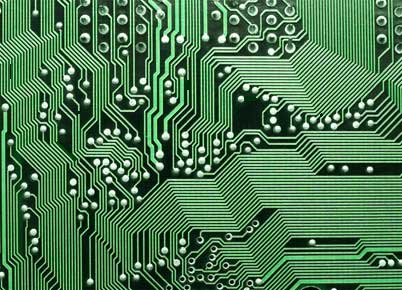
//> input picture ImageProMain/Runner13/Sample/pcb/defect-3.jpg, 402 x 290 px, given in place of 1.jpg, which was not available
$ ./ImageProMain   (built with g++ and OpenCV 4)
//> lines starting //> are read from the running program, lines starting //| are printed output that depends on the picture; pictures that were not available may be replaced by others from this repository, and a replacement may not be noted
//> further down, src is the input picture: 290 rows x 402 cols, CV_8UC3; mean B, G, R 82.7, 122.6, 77.6
### src/ImageProCom.h
#ifndef IMAGEPROCOM_H_
#define IMAGEPORCOM_H_

#define IMAGEPRO_MODEL_EXPORT __declspec(dllimport)

#include "cv.h"
#include <opencv2/opencv.hpp>

using namespace std;
using namespace cv;


#endif

### src/ImageTrans.h
#pragma once
#include "ImageProCom.h"
#include "cv.h"
#include <opencv2/opencv.hpp>

using namespace std;
using namespace  cv;

typedef enum COLOR_SPACE
{
	IMG_COLORSPACE_HSV,
	IMG_COLORSAPCE_LAB,
	IMG_COLORSPACE_HSI,
	IMG_COLORSPACE_BGR,
	IMG_COLORSPACE_BGRA,
	IMG_COLORSPACE_HLS,
	IMG_COLORSPACE_UNSER
};

class IMAGEPRO_MODEL_EXPORT ImageTrans
{
public:
	ImageTrans();
	vector<Mat> getImageColorSplit(Mat& srcMat, int mode/*颜色分离颜色空间*/);
	Mat getTargetImage(Mat& srcmat, int minValue, int maxValue);

	~ImageTrans();
};

### ImagePro/ImageTrans.h
#pragma once
#include "cv.h"
#include <opencv2/opencv.hpp>

using namespace std;

using namespace  cv;

typedef enum COLOR_SPACE
{
	IMG_COLORSPACE_HSV,
	IMG_COLORSPACE_HSI,
	IMG_COLORSPACE_BGR,
	IMG_COLORSPACE_BGRA,
	IMG_COLORSPACE_HLS,
	IMG_COLORSPACE_UNSER
};

class ImageTrans
{
public:
	ImageTrans();
	vector<Mat> getImageColorSplit(Mat& srcMat, int mode/*颜色分离颜色空间*/);
	Mat getTargetImage(Mat& srcmat, int minValue, int maxValue);

	~ImageTrans();
};

### ImageProMain/stdafx.h
// stdafx.h : 标准系统包含文件的包含文件，
// 或是经常使用但不常更改的
// 特定于项目的包含文件
//

#pragma once

#include "targetver.h"

#include <stdio.h>
#include <tchar.h>


// TODO:  在此处引用程序需要的其他头文件

### ImagePro/ImageTrans.cpp
#include "ImageTrans.h"
#include "cv.h"
#include <opencv2/opencv.hpp>

ImageTrans::ImageTrans()
{
}

vector<Mat> ImageTrans::getImageColorSplit(Mat& srcMat, int mode/*颜色分离颜色空间*/)
{
//> called with mode = 0
	vector<Mat> splitImg;
	if (srcMat.empty())
		return splitImg;

	Mat dstMat;
	switch (mode)
	{
	case IMG_COLORSPACE_HSV:
	{
		cv::cvtColor(srcMat, dstMat, CV_BGR2HSV);
//> dstMat: 290 rows x 402 cols, CV_8UC3; mean H, S, V 63.4, 129.5, 122.6
	}
	case IMG_COLORSPACE_HSI:
	{
	}
	case IMG_COLORSPACE_BGR:
	{
	}
	case IMG_COLORSPACE_BGRA:
	{
		cv::cvtColor(srcMat, dstMat, CV_BGR2BGRA);
//> dstMat: 290 rows x 402 cols, CV_8UC4
	}
	case IMG_COLORSPACE_HLS:
	{
		cv::cvtColor(srcMat, dstMat, CV_BGR2HSV);
	}
	default:
		break;
	}

	cv::split(dstMat, splitImg);
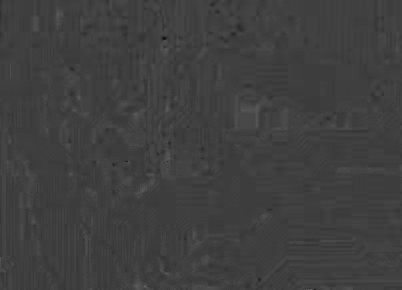
//> splitImg[0]: 290 rows x 402 cols, CV_8UC1; min 13, max 96, mean 63.4
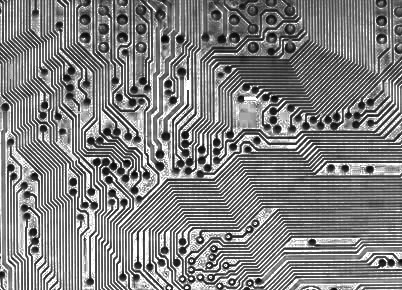
//> splitImg[1]: 290 rows x 402 cols, CV_8UC1; min 2, max 255, mean 129.5
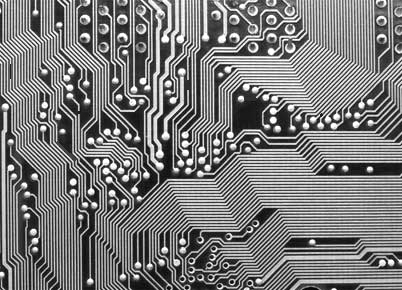
//> splitImg[2]: 290 rows x 402 cols, CV_8UC1; min 3, max 255, mean 122.6
	return splitImg;
}

// [10 lines left out: function getTargetImage, not called in this run]

ImageTrans::~ImageTrans()
{
}

### ImageProMain/ImageProMain.cpp
// ImageProMain.cpp : 定义控制台应用程序的入口点。
//

#include "stdafx.h"
#include "ImageTrans.h"

int _tmain(int argc, _TCHAR* argv[])
{

	Mat src = imread("E:\\1.jpg");
	ImageTrans it;
	vector<Mat> list = it.getImageColorSplit(src, IMG_COLORSPACE_HSV);

	imwrite("H.png",list[0]);
	imwrite("S.png", list[1]);
	imwrite("V.png", list[2]);


	return 0;
}
